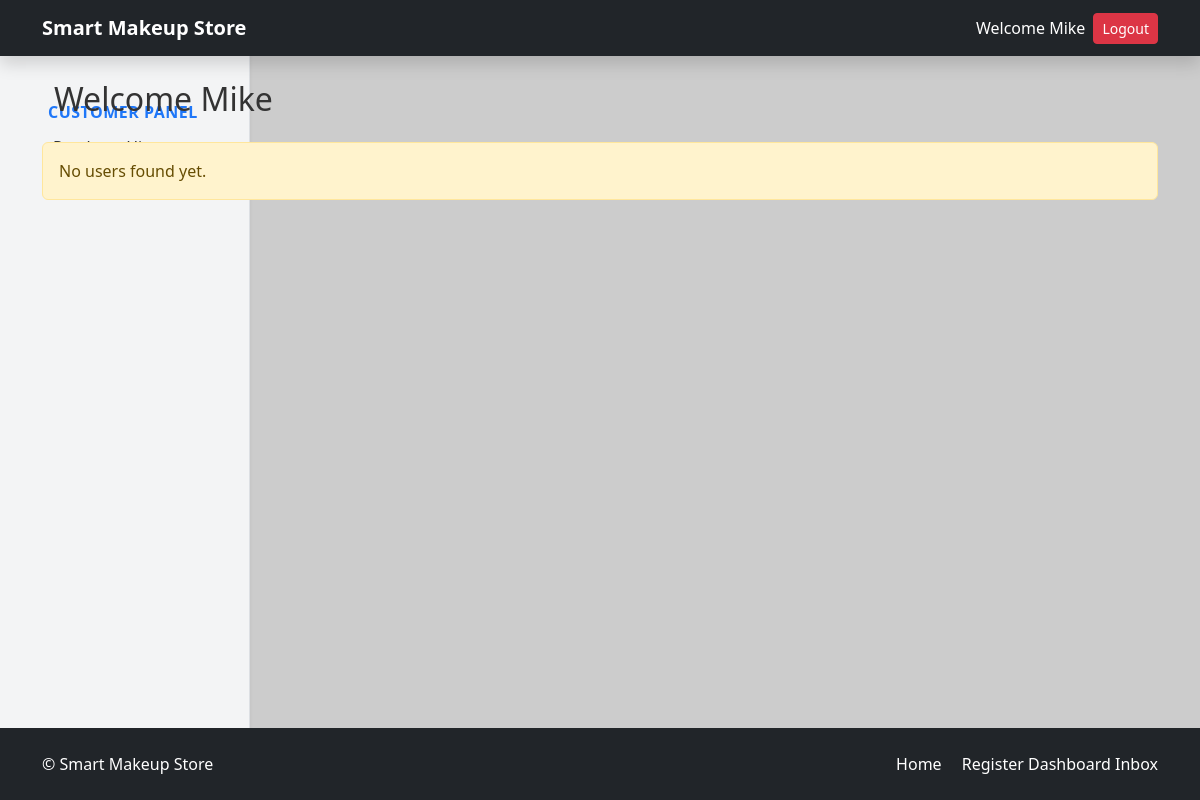
Before: /customers/my-profile/orders (signed in) with the older database file.
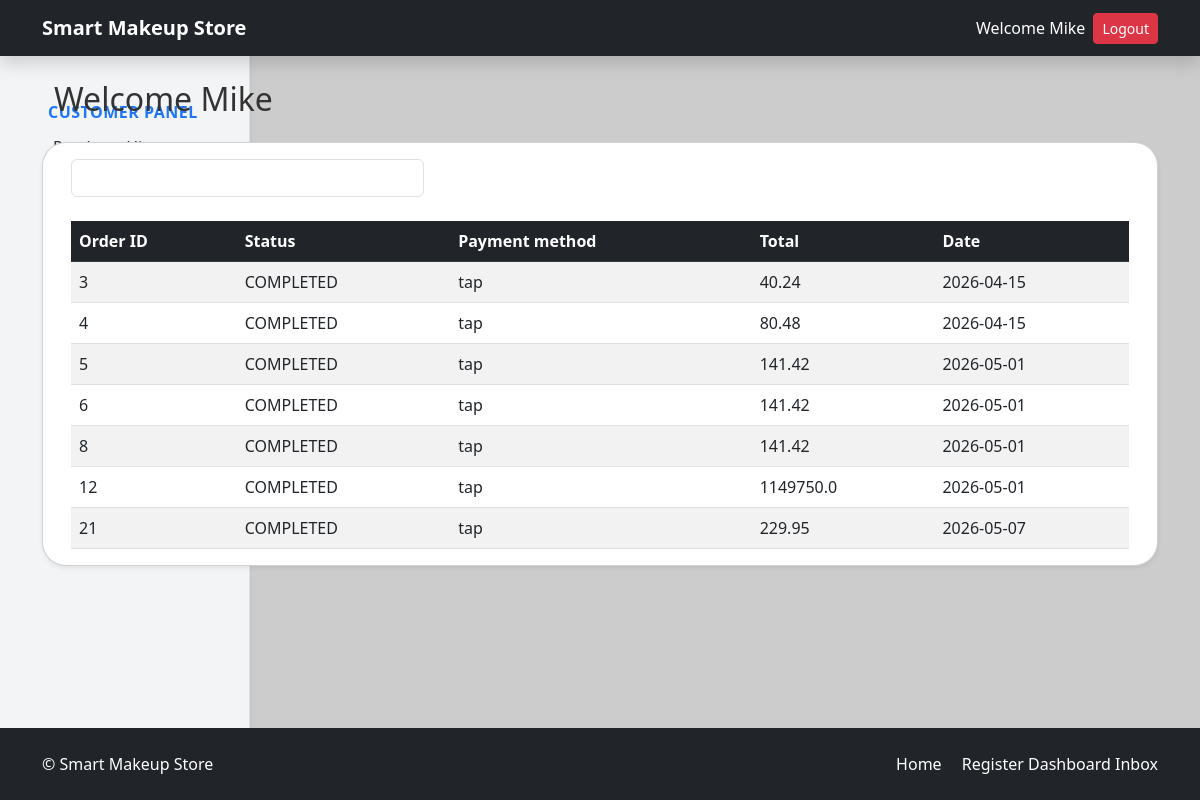
After: the same page with the newer database file.
### tables this page shows
CREATE TABLE orders (
            order_id INTEGER PRIMARY KEY AUTOINCREMENT,
            user_id INTEGER,
            order_total REAL NOT NULL,
            payment_method TEXT,
            order_status TEXT DEFAULT 'PENDING',
            order_created_at DATETIME DEFAULT CURRENT_TIMESTAMP, customer_email TEXT,
            FOREIGN KEY(user_id) REFERENCES users(user_id)
        );

### routes/store.py (the view)
@app.route('/customers/my-profile/orders')
def customerOrders():
    storeDb = db.getDB()
    orders = storeDb.execute('''
        Select *, DATE(o.order_created_at) as date  from orders o
            WHERE o.user_id = ?
        ''', (session['user_id'],)).fetchall()
    return render_template('customerOrders.html', user_orders = orders)

### models/database.py (called while the page is built)
def getDB():
    conn = sqlite3.connect('store.db', check_same_thread=False)
    conn.row_factory = sqlite3.Row
    return conn

### templates/customerOrders.html
{% extends "base.html" %} {% block content %}
<div class="container-fluid">
  <div class="row">
    {% include "customerSidebar.html" with context %}
    <div
      class="col-md-9 l-4 col-lg-10"
      data-bs-spy="scroll"
      data-bs-target="#navbar-example3"
      data-bs-offset="100"
      tabindex="0"
    >
      <h2 class="mb-4">Welcome {{session['user_first_name']}}</h2>
    </div>
    {% if user_orders|length == 0 %}
    <div class="alert alert-warning">No users found yet.</div>
    {% else %}
    <div class="card shadow-sm">
      <div class="card-body p-3">
        {% include "dateRangePickerOrders.html" with context %}
        <table class="table table-striped table-hover mb-0">
          <thead class="table-dark">
            <tr>
              <th>Order ID</th>
              <th>Status</th>
              <th>Payment method</th>
              <th>Total</th>
              <th>Date</th>
            </tr>
          </thead>
          <tbody id="tableBody">
            {% for order in user_orders %}
            <tr>
              <td>{{ order.order_id }}</td>
              <td>{{ order.order_status }}</td>
              <td>{{ order.payment_method }}</td>
              <td>{{ order.order_total }}</td>
              <td>{{ order.date }}</td>
            </tr>
            {% endfor %}
          </tbody>
        </table>
      </div>
    </div>
    {% endif %}
  </div>
</div>
{% endblock %}

Changed rows visible on the page:
now on this page (row edited): orders: order_id "3", order_status "COMPLETED", payment_method "tap", order_total "40.24", date "2026-04-15"
now on this page (row edited): orders: order_id "4", order_status "COMPLETED", payment_method "tap", order_total "80.48", date "2026-04-15"
now on this page (row edited): orders: order_id "5", order_status "COMPLETED", payment_method "tap", order_total "141.42", date "2026-05-01"
now on this page (row edited): orders: order_id "6", order_status "COMPLETED", payment_method "tap", order_total "141.42", date "2026-05-01"
now on this page (row edited): orders: order_id "8", order_status "COMPLETED", payment_method "tap", order_total "141.42", date "2026-05-01"
now on this page (row edited): orders: order_id "12", order_status "COMPLETED", payment_method "tap", order_total "1149750.0", date "2026-05-01"
added orders: order_id "21", order_status "COMPLETED", payment_method "tap", order_total "229.95", date "2026-05-07"
Other visible differences:
text no longer shown: "No users found yet."
text now shown: "Order ID Status Payment method Total Date"
